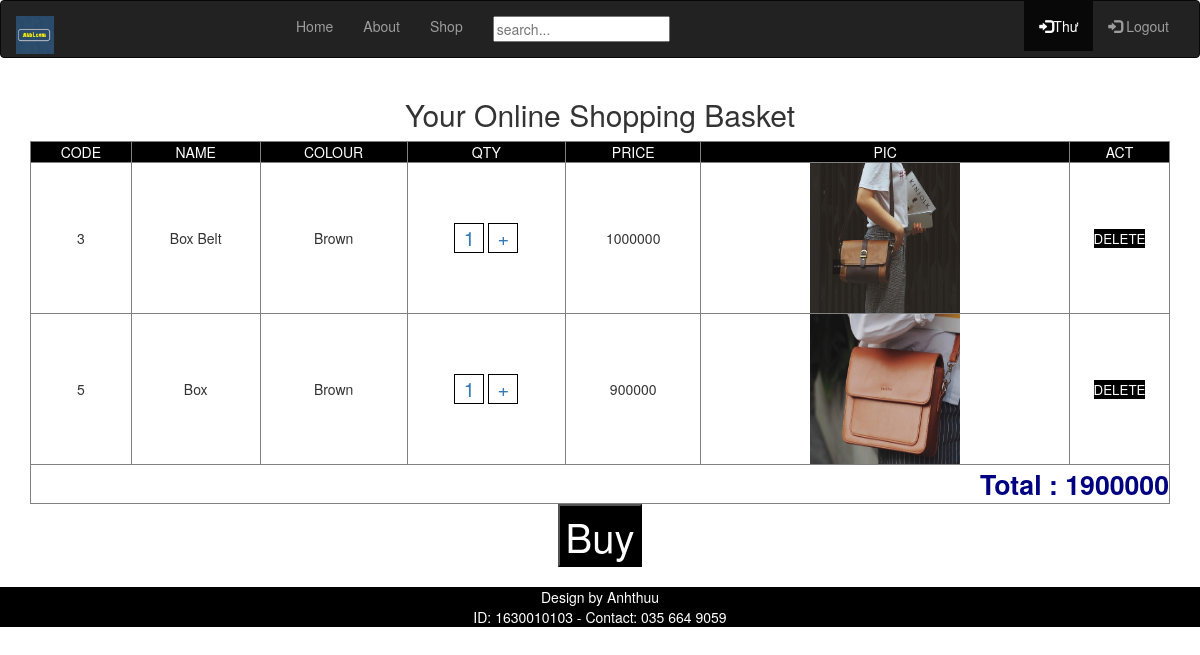
Page /order.php (signed in) on the committed database.
### tables this page shows
CREATE TABLE IF NOT EXISTS `ord` (
  `iduser` varchar(50) NOT NULL,
  `id` int(11) NOT NULL,
  `name` varchar(50) NOT NULL,
  `price` int(11) NOT NULL,
  `color` varchar(50) NOT NULL,
  `qty` int(11) NOT NULL,
  `pic` varchar(200) NOT NULL
);

CREATE TABLE IF NOT EXISTS `items` (
  `id` bigint(20) unsigned NOT NULL AUTO_INCREMENT,
  `name` varchar(50) NOT NULL,
  `price` int(30) NOT NULL,
  `color` varchar(30) NOT NULL,
  `qty` int(11) NOT NULL,
  `pic` varchar(200) NOT NULL,
  PRIMARY KEY (`id`),
  UNIQUE KEY `ID` (`id`)
);

### order.php (the view, shortened to what this page needs)
<!DOCTYPE html>
<html lang="en">
<head>
  <link rel="stylesheet" href="https://maxcdn.bootstrapcdn.com/bootstrap/3.4.0/css/bootstrap.min.css">
</head>
<body>
<nav class="navbar navbar-inverse">
  <div class="container-fluid">
    <div class="navbar-header">
      <a class="navbar-brand"  href="#"><img src="pic/logo.png" style="width:15%"> </a>
    </div>
    <div class="collapse navbar-collapse" id="myNavbar">
      <ul class="nav navbar-nav">
        <li><a href="index.php">Home</a></li>
        <li><a href="About.php">About</a></li>
        <li> <a href="items.php">Shop</a></li>
        <li> <a>
          <form method="get" action="search.php">
            <input type="text" name="search" placeholder="search..."/>
            </form> </a>
        </li>
      </ul>
      <ul class="nav navbar-nav navbar-right">
          <?php
            if(isset($_SESSION['username']))
            {
              if($_SESSION['username']=="admin")
              {
                echo "<li><a href='admin.php'><span class='glyphicon glyphicon-user'></span>".$_SESSION['username']."</a>
              </li>";
              }
              else
              {
                echo "<li class='active'><a href='order.php'><span class='glyphicon glyphicon-log-in'></span>".$_SESSION['username']."</a>
              </li>";
              }
              echo "<li><a href='logout.php'><span class='glyphicon glyphicon-log-in'></span> Logout</a>
              </li>";
            }
          else
            {
              echo "<li><a href='login.php'><span class='glyphicon glyphicon-log-in'></span> Login</a>
              </li>";
              echo "<li><a href='register.php'><span class='glyphicon glyphicon-log-in'></span> Register</a>
              </li>";
            }
         ?>
      </ul>
    </div>
  </div>
</nav>
<div class="container text-center">
  <h2>Your Online Shopping Basket</h2>
  <div class="row">
    <div class="col-sm-12" id="noidung">
      <form action="" method="POST" enctype="multipart/form-data" >
       <table width="100%" border="1">
            <tr bgcolor="black" style="color: white;">
              <td>CODE</td>
              <td>NAME</td>
              <td>COLOUR</td>
              <td>QTY</td>
              <td>PRICE</td>
              <td>PIC</td>
              <td colspan="2">ACT</td>
            </tr>
            <?php
              $iduser = $_SESSION["id_user"];
              $tong = 0;
              include("connect.php");
              $sql = "SELECT * FROM ord where iduser = '$iduser'";
              $result = $conn->query($sql);
              while($row = $result->fetch_assoc())
              {
                $id = $row['id'];
                $qty = $row['qty'];
                $sql = "SELECT * FROM items WHERE id = '$id'";
                $kq = mysqli_query($conn,$sql);
                $data = mysqli_fetch_assoc($kq);
                $price = $data['price']*$qty;
                $tong += $price;
              ?>
              <tr>
                <td><?php echo $row['id'];?></td>
                <td><?php echo $row['name'];?></td>
                <td><?php echo $row['color'];?></td>
                <td>
                   <a href="" style="border: solid 1px black; display: inline-block; width: 30px; height: 30px">
                    <p style="font-size: 15pt; text-align: center;"><?php echo $qty; ?></p>
                  </a>
                  <a href="update.php?cong=1&id=<?php echo $id; ?>" style="border: solid 1px black; display: inline-block; width: 30px; height: 30px">
                    <p style="font-size: 15pt; text-align: center;">+</p>
                  </a>
                </td>
                <td><?php echo $price;?></td>
                <td><img src="<?php echo $row['pic']?>" style="width:150px" height="150px"></td>
                <td width="100"><a href="delord.php?id=<?php echo $row['id'];?>" style="font-size: 10pt; background: black; color: white; padding:; 10px;">DELETE</a></td>
              </tr>
              <?php
                }
              ?>
              <tr>
                  <td colspan="7" style="font-size: 20pt; text-align: right; color: navy;"><b>Total : <?php echo $tong;?></b></td>
              </tr>
        </table>
        <a href="update.php?datmua=1">
          <input type="submit" name="buy" id="buy" value="Buy" style="font-size: 30pt; background: black; color: white; padding:; 10px;"></a>
      </form>
    </div>
  </div>
</div>
<br>
<footer class="container-fluid text-center" style="background: black; color: white; text-align: center;">
  Design by Anhthuu <br>
  ID: 1630010103 -  Contact: 035 664 9059
</footer>
</body>
</html>

### rows in the picture
ord: id "3", name "Box Belt", color "Brown", qty "1", items.price "1000000", pic (picture)
ord: id "5", name "Box", color "Brown", qty "1", items.price "900000", pic (picture)

### other values in the picture
$_SESSION['username'] "Thư"
$tong "1900000"
